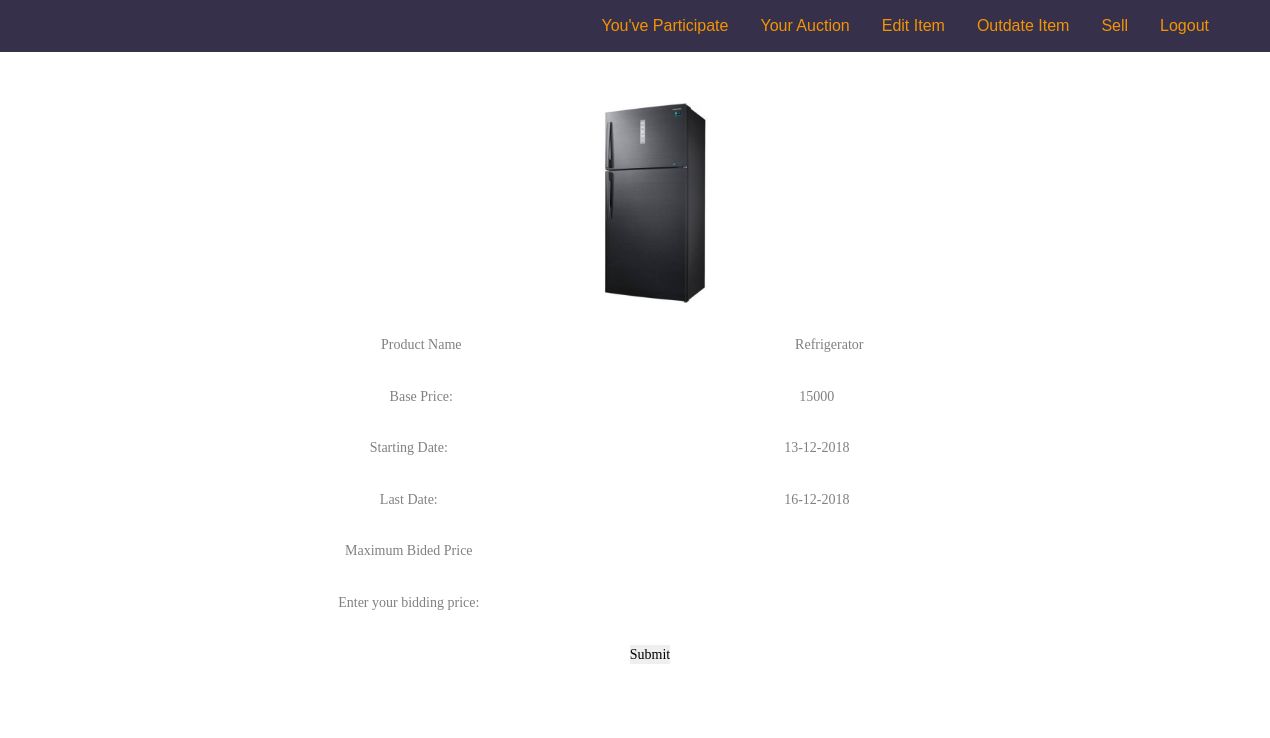
The page /table/detail.php?id=42 (signed in) on the database its author committed.
### tables this page shows
CREATE TABLE IF NOT EXISTS `selling` (
  `sid` int(5) NOT NULL AUTO_INCREMENT,
  `uid` int(5) NOT NULL,
  `pro_cat` int(5) NOT NULL,
  `sub_cat` varchar(50) NOT NULL,
  `proname` varchar(25) NOT NULL,
  `details` varchar(200) NOT NULL,
  `propic` varchar(255) NOT NULL,
  `proprice` bigint(255) NOT NULL,
  `profrom` date NOT NULL,
  `proto` date NOT NULL,
  `status` varchar(1) NOT NULL,
  PRIMARY KEY (`sid`)
);

### table/detail.php (the view, shortened to what this page needs)
<?php
	 include("connect.php");
 	extract($_REQUEST);
?>
<!DOCTYPE html>
<html lang="en">
<head>
	<link rel="stylesheet" type="text/css" href="vendor/bootstrap/css/bootstrap.min.css">
	<link rel="stylesheet" type="text/css" href="fonts/font-awesome-4.7.0/css/font-awesome.min.css">
	<link rel="stylesheet" type="text/css" href="vendor/animate/animate.css">
	<link rel="stylesheet" type="text/css" href="vendor/select2/select2.min.css">
	<link rel="stylesheet" type="text/css" href="vendor/perfect-scrollbar/perfect-scrollbar.css">
	<link rel="stylesheet" type="text/css" href="css/util.css">
	<link rel="stylesheet" type="text/css" href="css/main.css">
</head>
 <body>
	 <ul>
      <li><a href="logout.php" >Logout</a></li>
      <li><a href="selling.php">Sell</a></li>
      <li><a href="outdate.php">Outdate Item</a></li>
      <li><a href="update.php">Edit Item</a></li>
      <li><a href="userauction.php">Your Auction</a></li>
      <li><a class="active" href="participate.php">You've Participate</a></li>
</ul>
<form method="post">
	<div class="limiter">
		<div class="container-table100">
			<div class="wrap-table100">
				<div class="table100 ver1 m-b-110">
					<center><table data-vertable="ver1" style="width:60%;">
						<tbody>
								<?php
								$result1=mysqli_query($con,"select max(amount) from auction_amount where sid=".$_SESSION['itemid']) or die(mysqli_error($con));
								$row1=mysqli_fetch_array($result1);
								$result=mysqli_query($con,"select * from selling where sid=".$_SESSION['itemid']) or die(mysqli_error($con));
								while($row=mysqli_fetch_array($result))
								{
									$sdate=date('d-m-Y',strtotime($row[8]));
									$edate=date('d-m-Y',strtotime($row[9]));
									echo "<tr class='row100'>";
									echo "<td class=' column1' data-column='column1' align='center'colspan='2'><img src=$row[6] height=200px width=200px></td>";
									echo "</tr>";
									echo "<tr class='row100'>";
									echo "<td class='column100 column2' data-column='column2' align='center'>Product Name</td>";
									echo "<td class='column100 column3' data-column='column3' align='center'>$row[4]</td>";
									echo "</tr>";
									echo "<tr class='row100'>";
									echo "<td class='column100 column2' data-column='column2' align='center'>Base Price:</td> <td align='center'>$row[7]</td>";
									echo "</tr>";
									echo "<tr class='row100'>";
									echo "<td align='center'>Starting Date:</td><td align='center'>$sdate</td>";
									echo "</tr>";
									echo "<tr class='row100'>";
									echo "<td align='center'>Last Date:</td><td align='center'>$edate</td>";
									echo "</tr>";
									echo "<tr class='row100'>";
									echo "<td align='center'>Maximum Bided Price </td><td align='center'>$row1[0]</td>";
									echo "</tr>";
									echo "<tr class='row100'>";
									echo "<td align='center'>Enter your bidding price:</td><td align='center'><input type='txt'  name=txtamt align=' placeholder='Product Price' maxlength='30' size='20'</td>";
									echo "</tr>";
									echo "<tr class='row100'>";
									echo "<td colspan=2 align='center'><input type='submit' name='btnsubmit' value='Submit'> </td>";
									echo "</tr>";
									echo "<tr class='row100'>";
									echo @"<td colspan=4 align='center'>$msg </td>";
									echo "</tr>";
								}
								?>
							</tbody>
						</table>
			</div>
		</div>
	</div>
</form>
</body>
</html>

### table/css/main.css (style rules this page uses)
* { margin-right: -20px; margin-left: -10px; padding: 0px; box-sizing: border-box; }
body, html { height: 100%; font-family: sans-serif; }
a { margin: 0px; transition: all 0.4s; -webkit-transition: all 0.4s; -o-transition: all 0.4s; -moz-transition: all 0.4s; }
ul, li { margin: 0px; list-style-type: none; }
input { display: block; outline: none; border: none !important; }
.limiter { width: 100%; margin: 0 auto; }
.container-table100 { width: 100%; min-height: 100vh; display: -webkit-box; display: -webkit-flex; display: -moz-box; display: -ms-flexbox; display: flex; align-items: center; justify-content: center; flex-wrap: wrap; padding: 33px 30px; }
.wrap-table100 { width: 1300px; }
table { width: 100%; background-color: #fff; }
th, td { font-weight: unset; padding-right: 10px; }
.column100 { width: 130px; padding-left: 25px; }
.row100 td { padding-top: 18px; padding-bottom: 14px; }
.table100.ver1 td { font-family: Montserrat-Regular; font-size: 14px; color: #808080; line-height: 1.4; }

### table/detail.php (style rules this page uses)
ul { list-style-type: none; background-color: #36304a; padding: 0; padding-right: 5%; overflow: hidden; font-size: 16px; }
li { float: right; }
li a { display: block; color: #f39406; text-align: center; padding: 14px 16px; text-decoration: none; }

### rows shown on the page
selling: propic (picture), proname "Refrigerator", proprice "15000", profrom "13-12-2018", proto "16-12-2018"
